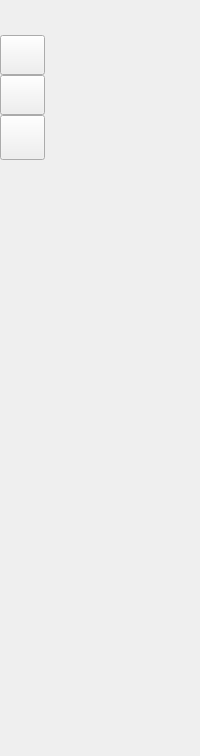
     <widget class="QWidget" name="icon_only_widget" native="true">
      <layout class="QVBoxLayout" name="verticalLayout_3">
       <property name="spacing">
        <number>0</number>
       </property>
       <property name="leftMargin">
        <number>0</number>
       </property>
       <property name="topMargin">
        <number>0</number>
       </property>
       <property name="rightMargin">
        <number>0</number>
       </property>
       <property name="bottomMargin">
        <number>0</number>
       </property>
       <item>
        <layout class="QHBoxLayout" name="horizontalLayout_2">
         <item>
          <widget class="QLabel" name="logo_label_1">
           <property name="minimumSize">
            <size>
             <width>35</width>
             <height>35</height>
            </size>
           </property>
           <property name="maximumSize">
            <size>
             <width>35</width>
             <height>35</height>
            </size>
           </property>
           <property name="text">
            <string/>
           </property>
           <property name="pixmap">
            <pixmap>../icons/earth-globe-line-svgrepo-com.svg</pixmap>
           </property>
           <property name="scaledContents">
            <bool>true</bool>
           </property>
          </widget>
         </item>
        </layout>
       </item>
       <item>
        <layout class="QVBoxLayout" name="verticalLayout">
         <property name="spacing">
          <number>0</number>
         </property>
         <item>
          <widget class="QPushButton" name="home_btn_1">
           <property name="minimumSize">
            <size>
             <width>40</width>
             <height>40</height>
            </size>
           </property>
           <property name="maximumSize">
            <size>
             <width>45</width>
             <height>45</height>
            </size>
           </property>
           <property name="text">
            <string/>
           </property>
           <property name="icon">
            <iconset>
             <normaloff>../icons/home-svgrepo-com (7).svg</normaloff>../icons/home-svgrepo-com (7).svg</iconset>
           </property>
           <property name="iconSize">
            <size>
             <width>40</width>
             <height>40</height>
            </size>
           </property>
           <property name="checkable">
            <bool>true</bool>
           </property>
           <property name="autoExclusive">
            <bool>true</bool>
           </property>
          </widget>
         </item>
         <item>
          <widget class="QPushButton" name="visualization_bnt_1">
           <property name="minimumSize">
            <size>
             <width>40</width>
             <height>40</height>
            </size>
           </property>
           <property name="maximumSize">
            <size>
             <width>45</width>
             <height>45</height>
            </size>
           </property>
           <property name="text">
            <string/>
           </property>
           <property name="icon">
            <iconset>
             <normaloff>../icons/bar-chart-up-svgrepo-com (6).svg</normaloff>../icons/bar-chart-up-svgrepo-com (6).svg</iconset>
           </property>
           <property name="iconSize">
            <size>
             <width>40</width>
             <height>40</height>
            </size>
           </property>
           <property name="checkable">
            <bool>true</bool>
           </property>
           <property name="autoExclusive">
            <bool>true</bool>
           </property>
          </widget>
         </item>
         <item>
          <widget class="QPushButton" name="classification_btn_1">
           <property name="minimumSize">
            <size>
             <width>45</width>
             <height>45</height>
            </size>
           </property>
           <property name="maximumSize">
            <size>
             <width>45</width>
             <height>45</height>
            </size>
           </property>
           <property name="text">
            <string/>
           </property>
           <property name="icon">
            <iconset>
             <normaloff>../icons/plant_black.svg</normaloff>../icons/plant_black.svg</iconset>
           </property>
           <property name="iconSize">
            <size>
             <width>40</width>
             <height>40</height>
            </size>
           </property>
           <property name="checkable">
            <bool>true</bool>
           </property>
           <property name="autoExclusive">
            <bool>true</bool>
           </property>
          </widget>
         </item>
        </layout>
       </item>
       <item>
        <spacer name="verticalSpacer">
         <property name="orientation">
          <enum>Qt::Vertical</enum>
         </property>
         <property name="sizeHint" stdset="0">
          <size>
           <width>20</width>
           <height>596</height>
          </size>
         </property>
        </spacer>
       </item>
      </layout>
     </widget>
